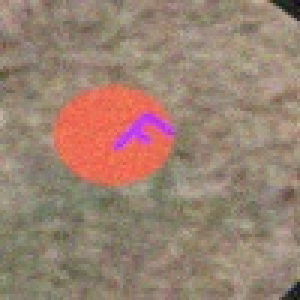
#> input picture UAS Project/More Accurate Images/5.jpeg, 100 x 100 px, found by its file name (shown 3 times larger)
$ python testing_canny.py
#> lines starting #> are read from the running program, lines starting #| are printed output that depends on the picture
import cv2
import numpy as np
imge = cv2.imread('image_5/5.jpeg')
#> imge is the input picture: shape (100, 100, 3); mean B, G, R 113.2, 129.4, 154.3
blur_image  = cv2.bilateralFilter(imge,9,75,75)
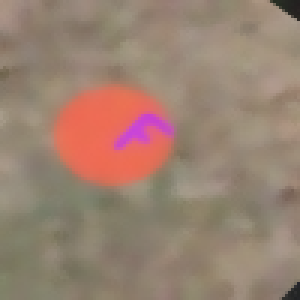
#> blur_image: shape (100, 100, 3) (shown 3 times larger); mean B, G, R 113.1, 129.4, 154.3

# blur = cv2.medianBlur(blur_image, 5)

grey_imge = cv2.cvtColor(blur_image,cv2.COLOR_BGR2GRAY)
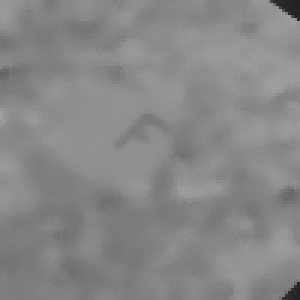
#> grey_imge: shape (100, 100) (shown 3 times larger); min 32, max 159, mean 135
# grey_imge = cv2.cvtColor(blur,cv2.COLOR_BGR2GRAY)
list =[]
l = []
l2 = []
for i in range(0,255):

    _, binary_imagee = cv2.threshold(grey_imge, i, 255, cv2.THRESH_BINARY)
    # blur = cv2.medianBlur(binary_imagee, 5)
    edged = cv2.Canny(binary_imagee, 100, 200)
    # edged = cv2.Canny(blur_image, 100, 200)
    # edged = cv2.Canny(blur, 100, 200)
    contours, hierarchy = cv2.findContours(edged,
    cv2.RETR_EXTERNAL, cv2.CHAIN_APPROX_NONE)
    if len(contours) ==1 :
        list.append(edged)
        l.append(binary_imagee)
        l2.append(hierarchy)
#> this loop made 255 passes
#> contours on passes 33 to 35: [[[99, 0], [98, 1], [99, 2], [98, 1]]], [[[97, 0], [98, 1], [99, 1], [98, 1]]], 2 contours, all with area under 20
#> after the loop, l = 3 items; l2 = [[[-1, -1, -1, -1]], [[-1, -1, -1, -1]], [[-1, -1, -1, -1]]]; list = 3 items
# print(len(l2))
if len(list) % 2  == 0:
    num = int((len(list))/2)
else :
    num = int((len(list)-1)/2)
#> num = 1
for i in range(len(l)):
    print(l2[i])
#> this loop made 3 passes
#| [[[-1 -1 -1 -1]]]
#| [[[-1 -1 -1 -1]]]
#| [[[-1 -1 -1 -1]]]

cv2.waitKey(0)
cv2.destroyAllWindows()

$ run again, with UAS Project/More Accurate Images/4.jpeg copied over UAS Project/More Accurate Images/5.jpeg
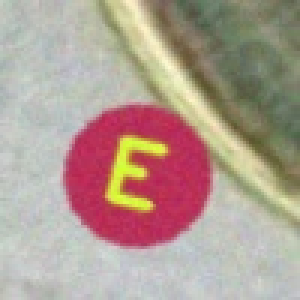
#> input picture UAS Project/More Accurate Images/4.jpeg, 100 x 100 px, found by its file name (shown 3 times larger)
#> imge is the input picture: shape (100, 100, 3); mean B, G, R 146, 156.9, 175.9
#> `grey_imge = cv2.cvtColor(blur_image,cv2.COLOR_BGR2GRAY)`:
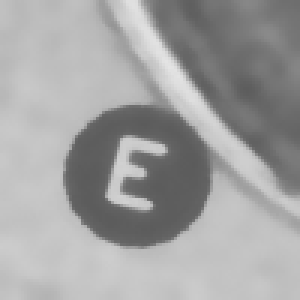
#> grey_imge: shape (100, 100) (shown 3 times larger); min 91, max 228, mean 161.3
#> after the loop `for i in range(0,255):`: l = 1 item; l2 = [[[-1, -1, -1, -1]]]; list = 1 item
#> num = 0
#> the loop `for i in range(len(l)):` made 1 pass
#| [[[-1 -1 -1 -1]]]
